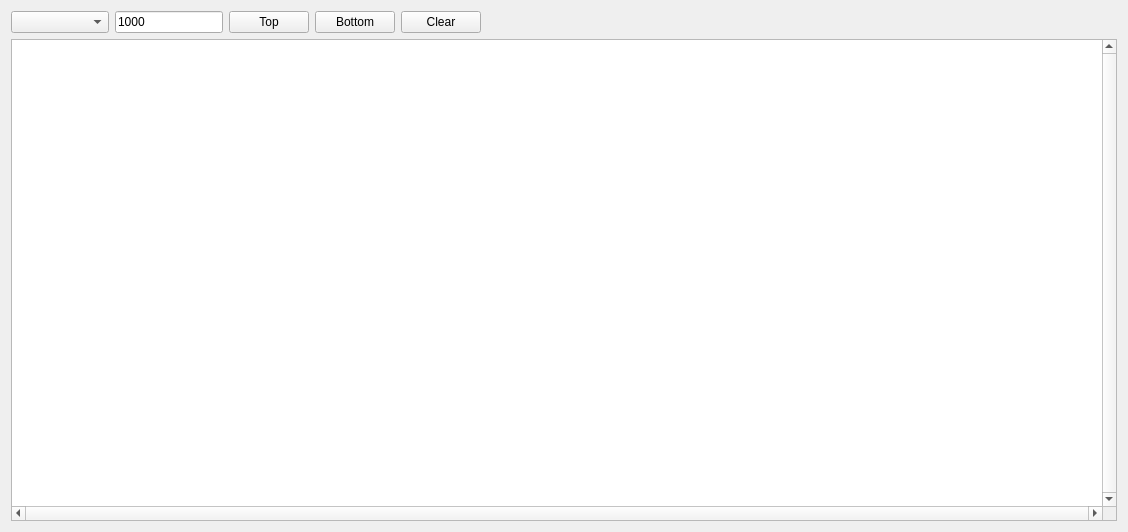
<?xml version="1.0" encoding="UTF-8"?>
<ui version="4.0">
 <class>LogWindow</class>
 <widget class="QFrame" name="LogWindow">
  <property name="geometry">
   <rect>
    <x>0</x>
    <y>0</y>
    <width>1128</width>
    <height>532</height>
   </rect>
  </property>
  <property name="sizePolicy">
   <sizepolicy hsizetype="Minimum" vsizetype="Fixed">
    <horstretch>0</horstretch>
    <verstretch>0</verstretch>
   </sizepolicy>
  </property>
  <property name="minimumSize">
   <size>
    <width>50</width>
    <height>0</height>
   </size>
  </property>
  <property name="windowTitle">
   <string>Clypsalot Log Messages</string>
  </property>
  <layout class="QGridLayout" name="gridLayout">
   <item row="0" column="0">
    <layout class="QVBoxLayout" name="verticalLayout">
     <item>
      <layout class="QHBoxLayout" name="horizontalLayout">
       <item>
        <widget class="QComboBox" name="logSeverityPicker">
         <property name="toolTip">
          <string>Select minimum message severity</string>
         </property>
         <property name="placeholderText">
          <string>Log Severity</string>
         </property>
        </widget>
       </item>
       <item>
        <widget class="SizeLineEdit" name="maxMessages">
         <property name="sizePolicy">
          <sizepolicy hsizetype="Minimum" vsizetype="Fixed">
           <horstretch>0</horstretch>
           <verstretch>0</verstretch>
          </sizepolicy>
         </property>
         <property name="minimumSize">
          <size>
           <width>50</width>
           <height>0</height>
          </size>
         </property>
         <property name="toolTip">
          <string>Maximum messages</string>
         </property>
         <property name="text">
          <string>1000</string>
         </property>
        </widget>
       </item>
       <item>
        <widget class="QPushButton" name="topButton">
         <property name="toolTip">
          <string>Go to oldest message</string>
         </property>
         <property name="text">
          <string>Top</string>
         </property>
        </widget>
       </item>
       <item>
        <widget class="QPushButton" name="bottomButton">
         <property name="toolTip">
          <string>Go to newest message</string>
         </property>
         <property name="text">
          <string>Bottom</string>
         </property>
        </widget>
       </item>
       <item>
        <widget class="QPushButton" name="clearButton">
         <property name="toolTip">
          <string>Remove all messages</string>
         </property>
         <property name="text">
          <string>Clear</string>
         </property>
        </widget>
       </item>
       <item>
        <spacer name="horizontalSpacer">
         <property name="orientation">
          <enum>Qt::Horizontal</enum>
         </property>
         <property name="sizeHint" stdset="0">
          <size>
           <width>40</width>
           <height>20</height>
          </size>
         </property>
        </spacer>
       </item>
      </layout>
     </item>
     <item>
      <widget class="QPlainTextEdit" name="logMessages">
       <property name="verticalScrollBarPolicy">
        <enum>Qt::ScrollBarAlwaysOn</enum>
       </property>
       <property name="horizontalScrollBarPolicy">
        <enum>Qt::ScrollBarAlwaysOn</enum>
       </property>
       <property name="lineWrapMode">
        <enum>QPlainTextEdit::NoWrap</enum>
       </property>
       <property name="readOnly">
        <bool>true</bool>
       </property>
       <property name="plainText">
        <string notr="true"/>
       </property>
      </widget>
     </item>
    </layout>
   </item>
  </layout>
 </widget>
 <customwidgets>
  <customwidget>
   <class>SizeLineEdit</class>
   <extends>QLineEdit</extends>
   <header>gui/data.hxx</header>
  </customwidget>
 </customwidgets>
 <resources/>
 <connections>
  <connection>
   <sender>logSeverityPicker</sender>
   <signal>currentTextChanged(QString)</signal>
   <receiver>LogWindow</receiver>
   <slot>setSeverity(QString)</slot>
   <hints>
    <hint type="sourcelabel">
     <x>60</x>
     <y>23</y>
    </hint>
    <hint type="destinationlabel">
     <x>563</x>
     <y>265</y>
    </hint>
   </hints>
  </connection>
  <connection>
   <sender>clearButton</sender>
   <signal>clicked()</signal>
   <receiver>logMessages</receiver>
   <slot>clear()</slot>
   <hints>
    <hint type="sourcelabel">
     <x>441</x>
     <y>23</y>
    </hint>
    <hint type="destinationlabel">
     <x>563</x>
     <y>282</y>
    </hint>
   </hints>
  </connection>
  <connection>
   <sender>bottomButton</sender>
   <signal>clicked()</signal>
   <receiver>LogWindow</receiver>
   <slot>jumpLastMessage()</slot>
   <hints>
    <hint type="sourcelabel">
     <x>355</x>
     <y>23</y>
    </hint>
    <hint type="destinationlabel">
     <x>563</x>
     <y>265</y>
    </hint>
   </hints>
  </connection>
  <connection>
   <sender>topButton</sender>
   <signal>clicked()</signal>
   <receiver>LogWindow</receiver>
   <slot>jumpFirstMessage()</slot>
   <hints>
    <hint type="sourcelabel">
     <x>269</x>
     <y>23</y>
    </hint>
    <hint type="destinationlabel">
     <x>563</x>
     <y>265</y>
    </hint>
   </hints>
  </connection>
  <connection>
   <sender>maxMessages</sender>
   <signal>editingFinished()</signal>
   <receiver>LogWindow</receiver>
   <slot>updateMaxMessages()</slot>
   <hints>
    <hint type="sourcelabel">
     <x>169</x>
     <y>23</y>
    </hint>
    <hint type="destinationlabel">
     <x>563</x>
     <y>265</y>
    </hint>
   </hints>
  </connection>
 </connections>
 <slots>
  <slot>setSeverity(QString)</slot>
  <slot>jumpFirstMessage()</slot>
  <slot>jumpLastMessage()</slot>
  <slot>updateMaxMessages()</slot>
 </slots>
</ui>
